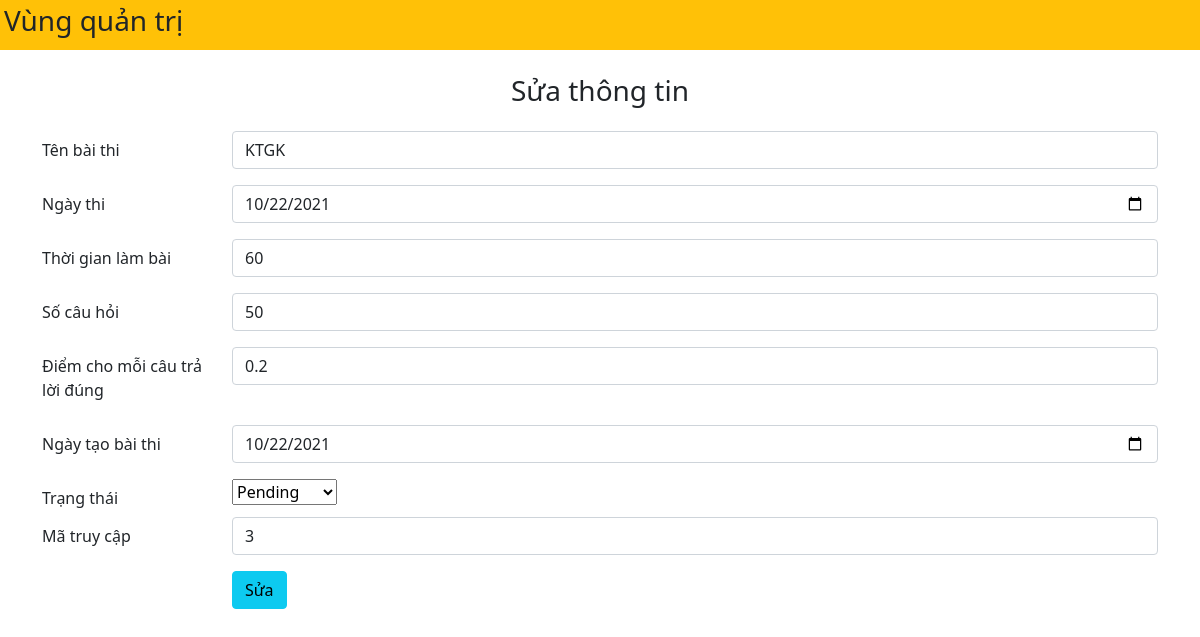
The page /edit.php?id=3 on the database its author committed.
### tables this page shows
CREATE TABLE `exams` (
  `id` int(225) UNSIGNED NOT NULL,
  `exam_title` varchar(100) NOT NULL,
  `exam_datetime` date NOT NULL,
  `duration` int(225) NOT NULL,
  `total_question` int(225) NOT NULL,
  `marks_per_right_answer` varchar(10) NOT NULL,
  `created_on` date NOT NULL,
  `status` varchar(100) NOT NULL,
  `exam_code` int(225) UNSIGNED NOT NULL
);

### src/edit.php (the view, shortened to what this page needs)
<!DOCTYPE html>
<html lang="en">
<head>
    <link rel="stylesheet" href="https://stackpath.bootstrapcdn.com/bootstrap/5.0.0-alpha1/css/bootstrap.min.css"
>
</head>
<body>
    <div class="container-fluid bg-warning p-1 mb-4">
        <h3>Vùng quản trị</h3>
    </div>
    <div class="container">
        <h3 class="text-center mb-4">Sửa thông tin</h3>
        <?php
        $id = $_GET['id'];
        $conn = mysqli_connect('localhost', 'root', '', 'de06');
        $sql="SELECT * FROM exams WHERE id = '$id'";
        $result = mysqli_query($conn,$sql);
        $row = mysqli_fetch_assoc($result);
        ?>
        <form action="process-edit.php" method="get">
            <div class="mb-3 row">
                <label for="exam_title" class="col-sm-2 col-form-label">Tên bài thi</label>
                <div class="col-sm-10">
                    <input type="text" class="form-control" value="<?php echo $row['exam_title']; ?>" name="exam_title">
                </div>
            </div>
            <div class="mb-3 row">
                <label for="exam_datetime" class="col-sm-2 col-form-label">Ngày thi</label>
                <div class="col-sm-10">
                    <input type="date" class="form-control" value="<?php echo $row['exam_datetime']; ?>"
                        name="exam_datetime">
                </div>
            </div>
            <div class="mb-3 row">
                <label for="duration" class="col-sm-2 col-form-label">Thời gian làm bài</label>
                <div class="col-sm-10">
                    <input type="number" class="form-control" value="<?php echo $row['duration']; ?>" name="duration">
                </div>
            </div>
            <div class="mb-3 row">
                <label for="total_question" class="col-sm-2 col-form-label">Số câu hỏi</label>
                <div class="col-sm-10">
                    <input type="number" class="form-control" value="<?php echo $row['total_question']; ?>"
                        name="total_question">
                </div>
            </div>
            <div class="mb-3 row">
                <label for="marks_per_right_answer" class="col-sm-2 col-form-label">Điểm cho mỗi câu trả lời
                    đúng</label>
                <div class="col-sm-10">
                    <input type="text" class="form-control" value="<?php echo $row['marks_per_right_answer']; ?>"
                        name="marks_per_right_answer">
                </div>
            </div>
            <div class="mb-3 row">
                <label for="created_on" class="col-sm-2 col-form-label">Ngày tạo bài thi</label>
                <div class="col-sm-10">
                    <input type="date" class="form-control" value="<?php echo $row['created_on']; ?>" name="created_on">
                </div>
            </div>
            <div class="form-group row">
                <label for="" class="col-sm-2 col-form-label">Trạng thái</label>
                <div class="col-sm-10">
                    <select name="status">
                        <option value="Pending">Pending</option>
                    </select>
                </div>
            </div>
            <div class="mb-3 row">
                <label for="exam_code" class="col-sm-2 col-form-label">Mã truy cập</label>
                <div class="col-sm-10">
                    <input type="number" class="form-control" value="<?php echo $row['exam_code']; ?>" name="exam_code">
                </div>
            </div>
            <div class="mb-3 row">
                <label for="exam_title" class="col-sm-2 col-form-label"></label>
                <div class="col-sm-10">
                    <button type="submit" class="btn btn-info" name="btnsubmit">Sửa</button>
                </div>
            </div>
        </form>
    </div>
</body>
</html>

### rows shown on the page
exams: exam_title "KTGK", exam_datetime "10/22/2021", duration "60", total_question "50", marks_per_right_answer "0.2", created_on "10/22/2021", exam_code "3"
